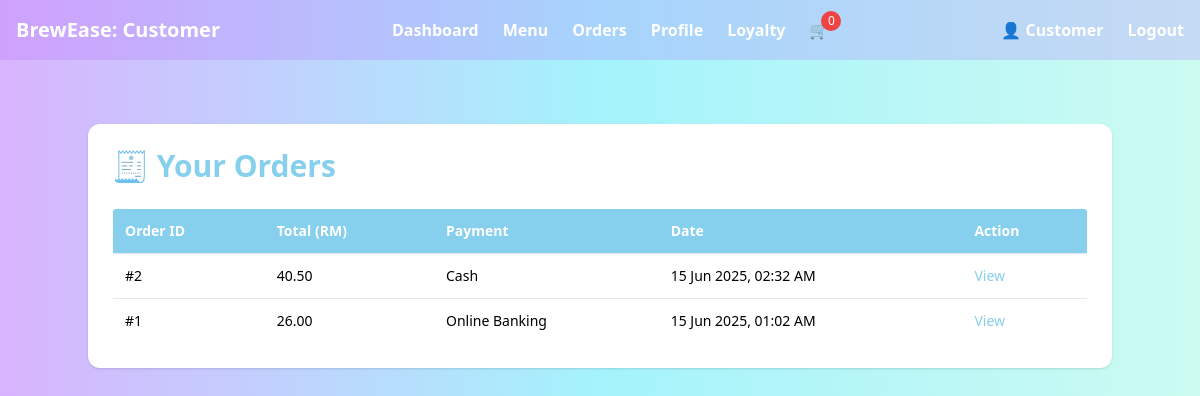
The app's page /customer/orders.php (signed in) with its own data.
### tables this page shows
CREATE TABLE `orders` (
  `id` int(11) NOT NULL,
  `customer_id` int(11) NOT NULL,
  `customer_name` varchar(100) NOT NULL,
  `phone` varchar(20) NOT NULL,
  `payment_method` varchar(50) DEFAULT NULL,
  `total_price` decimal(10,2) NOT NULL,
  `created_at` timestamp NOT NULL DEFAULT current_timestamp(),
  `status` varchar(50) DEFAULT 'Preparing'
);

### customer/orders.php (the view, shortened to what this page needs)
<?php
include 'header.php';
require_once '../config.php';
$customer_id = $_SESSION["customer_id"];
$stmt = $conn->prepare("SELECT id, total_price, payment_method, created_at FROM orders WHERE customer_id = ? ORDER BY created_at DESC");
$stmt->bind_param("i", $customer_id);
$stmt->execute();
$result = $stmt->get_result();
$orders = [];
while ($row = $result->fetch_assoc()) {
    $orders[] = $row;
}
?>
<!DOCTYPE html>
<html lang="en">
<head>
    <script src="https://cdn.tailwindcss.com"></script>
</head>
<body class="bg-gray-50 p-6 min-h-screen">
    <div class="max-w-5xl mx-auto bg-white p-6 rounded-xl shadow">
        <h1 class="text-3xl font-bold text-[#86CFED] mb-6">🧾 Your Orders</h1>
        <?php if (empty($orders)): ?>
            <p class="text-gray-600">You haven’t placed any orders yet.</p>
        <?php else: ?>
            <table class="w-full text-sm text-left border rounded overflow-hidden">
                <thead style="background-color: #86CFED;" class="text-white">
                    <tr>
                        <th class="p-3">Order ID</th>
                        <th class="p-3">Total (RM)</th>
                        <th class="p-3">Payment</th>
                        <th class="p-3">Date</th>
                        <th class="p-3">Action</th>
                    </tr>
                </thead>
                <tbody>
                    <?php foreach ($orders as $order): ?>
                        <tr class="border-t hover:bg-gray-50 transition">
                            <td class="p-3">#<?= $order['id'] ?></td>
                            <td class="p-3"><?= number_format($order['total_price'], 2) ?></td>
                            <td class="p-3"><?= htmlspecialchars($order['payment_method']) ?></td>
                            <td class="p-3"><?= date('d M Y, h:i A', strtotime($order['created_at'])) ?></td>
                            <td class="p-3">
                                <a href="order_details.php?id=<?= $order['id'] ?>" class="text-[#86CFED] hover:underline font-medium">View</a>
                            </td>
                        </tr>
                    <?php endforeach; ?>
                </tbody>
            </table>
        <?php endif; ?>
    </div>
</body>
</html>

### records on screen
orders: id "2", total_price "40.50", payment_method "Cash", created_at "15 Jun 2025, 02:32 AM"
orders: id "1", total_price "26.00", payment_method "Online Banking", created_at "15 Jun 2025, 01:02 AM"
